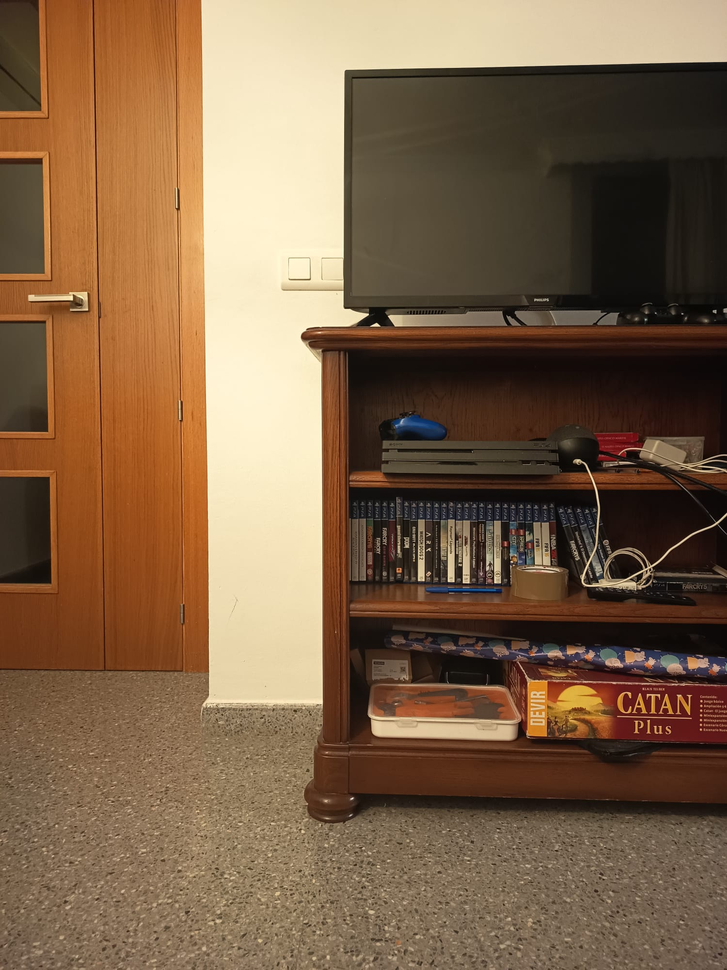
#> input picture OpenCV/Estéreo/mueble_izq.png, 727 x 970 px, shrunk from 1500 x 2000 before the run
$ python geometria_epipolar.py
#> lines starting #> are read from the running program, lines starting #| are printed output that depends on the picture
import cv2 as cv
import matplotlib.pyplot as plt
import numpy as np


class EpipolarGeometry:
    def __init__(self,showImages):

#> called with showImages = False
        self.im_left = cv.imread("mueble_izq.png", cv.IMREAD_GRAYSCALE)
#> self.im_left: shape (970, 727); min 0, max 251, mean 103.6
        self.im_right = cv.imread("mueble_der.png", cv.IMREAD_GRAYSCALE)
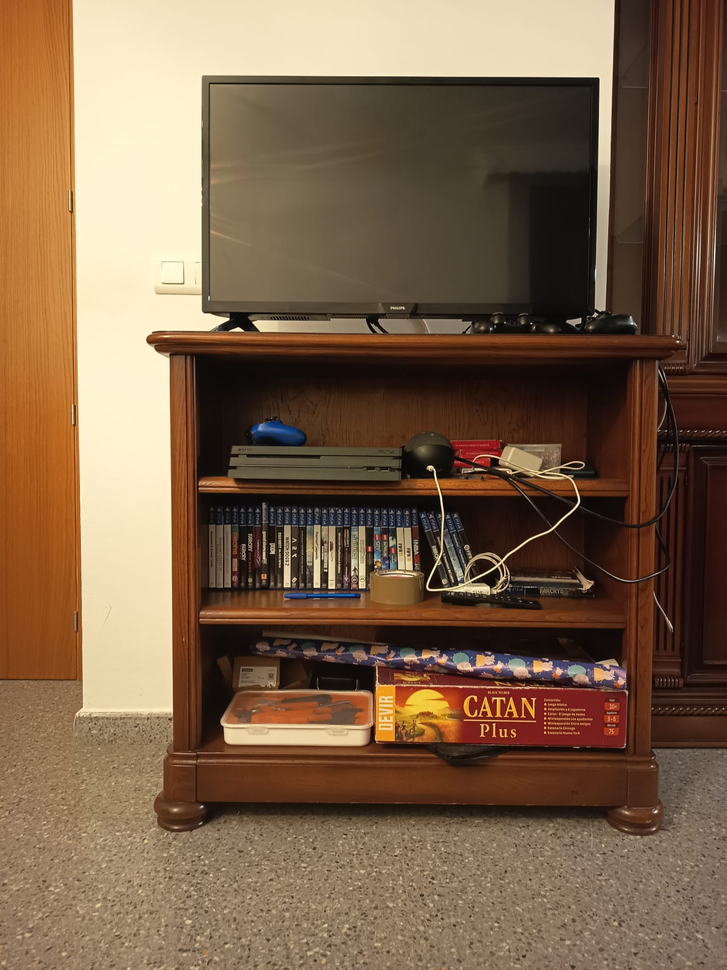
#> input picture OpenCV/Estéreo/mueble_der.png, 727 x 970 px, shrunk from 1500 x 2000 before the run
#> self.im_right: shape (970, 727); min 0, max 255, mean 102.9

        if showImages:
            plt.figure()

            plt.subplot(1,2,1)
            plt.imshow(self.im_left, cmap='gray')
            plt.title("Izquierda")

            plt.subplot(1,2,2)
            plt.imshow(self.im_right, cmap='gray')
            plt.title("Derecha")

            plt.show()

    def dibujar_lineas_epipolar(self):

        objeto_sift = cv.SIFT_create()

        keypoints_left, descriptor_left = objeto_sift.detectAndCompute(self.im_left,None)
#> keypoints_left = 1885 keypoints; strongest (x, y, size): (577, 461, 4), (363, 315, 5.3), (364, 315, 4.1), (451, 577, 5.9)
        keypoints_right, descriptor_right = objeto_sift.detectAndCompute(self.im_right,None)
#> keypoints_right = 2410 keypoints; strongest (x, y, size): (656, 812, 1.8), (228, 319, 2.1), (498, 561, 2), (595, 315, 2.8)

        FLANN_INDEX_KDTREE = 1
        nKDtrees = 5
        nLeafChecks = 50
        indexParams = dict(algorithm = FLANN_INDEX_KDTREE, trees = nKDtrees)
        searchParams = dict(checks = nLeafChecks)
        objeto_flann = cv.FlannBasedMatcher(indexParams,searchParams)

        vecinos = 2
        matches = objeto_flann.knnMatch(descriptor_left, descriptor_right, k=vecinos)
#> matches = 1885 matches

        ptsLeft = []
        ptsRight = []

        testRatio = 0.75

        for i,(m,n) in enumerate(matches):
            if m.distance < testRatio*n.distance:
                ptsLeft.append(keypoints_left[m.queryIdx].pt)
                ptsRight.append(keypoints_right[m.trainIdx].pt)
#> after the loop, ptsLeft = 731 pairs, first value 85.38 to 721.8, second value 72.4 to 961.5; ptsRight = 731 pairs, first value 5.48 to 632.6, second value 78.03 to 965.4

        # Una vez obtenidos los keypoints que hacen match, se calcula la Matriz Fundamental mediante "Least Median of Squares"
        # la máscara devuelve 1 si el match es coherente con F (inlier). En caso de outlier es 0.
        ptsLeft = np.int32(ptsLeft)
#> ptsLeft = 731 pairs, first value 85 to 721, second value 72 to 961
        ptsRight = np.int32(ptsRight)
#> ptsRight = 731 pairs, first value 5 to 632, second value 78 to 965
        F, mask = cv.findFundamentalMat(ptsLeft,ptsRight,cv.FM_LMEDS)
#> F = [[-2.62e-08, -1.56e-05, 0.00516], [5.95e-06, 1.49e-06, -0.223], [-0.00162, 0.224, 1]]; mask = 731 values, max 1 at index 1, min 0 at index 0, mean 0.907

        ptsLeft = ptsLeft[mask.ravel()==1]
#> ptsLeft = 663 pairs, first value 139 to 721, second value 72 to 961
        ptsRight = ptsRight[mask.ravel()==1]
#> ptsRight = 663 pairs, first value 5 to 561, second value 78 to 965

        # Solo para reducir el numero de puntos en el gráfico
        step = 10
        ptsLeft = ptsLeft[::step,:]
#> ptsLeft = 67 pairs, first value 139 to 720, second value 319 to 957
        ptsRight = ptsRight[::step,:]
#> ptsRight = 67 pairs, first value 31 to 556, second value 325 to 965

        # Devuelve los coeficientes [a,b,c] de "ax + by + c = 0" de la linea epipolar de la imagen "2" (derecha)
        linesLeft = cv.computeCorrespondEpilines(ptsRight.reshape(-1,1,2),2,F)
#> linesLeft = 67 rows, first 8: [0.0109, 1, -674.4], [0.0118, 1, -710.3], [0.0172, 1, -911.2], [0.0155, 1, -849.3], [0.0175, 1, -923.7], [0.0156, 1, -850.6], [0.0171, 1, -908.6], [0.0179, 1, -936.7]
        linesLeft = linesLeft.reshape(-1,3)
        im_lines_left, _ = EpipolarGeometry.drawLines(self.im_left,self.im_right,linesLeft,ptsLeft,ptsRight)

        # Devuelve los coeficientes [a,b,c] de "ax + by + c = 0" de la linea epipolar de la imagen "1" (izquierda)
        linesRight = cv.computeCorrespondEpilines(ptsLeft.reshape(-1,1,2),1,F)
        linesRight = linesRight.reshape(-1,3)
        im_lines_right, _ = EpipolarGeometry.drawLines(self.im_right,self.im_left,linesRight,ptsRight,ptsLeft)

        plt.figure()

        plt.subplot(1,2,1)
        plt.imshow(im_lines_left, cmap='gray')
        plt.title("Izquierda")

        plt.subplot(1,2,2)
        plt.imshow(im_lines_right, cmap='gray')
        plt.title("Derecha")

        plt.show()

    @staticmethod
    def drawLines(im_left, im_right, lines, pts_left, pts_right):
        r,c = im_left.shape
#> r = 970; c = 727

        im_left = cv.cvtColor(im_left, cv.COLOR_GRAY2BGR)
        im_right = cv.cvtColor(im_right, cv.COLOR_GRAY2BGR)

        for r,pt1,pt2 in zip(lines,pts_left,pts_right):
            color = tuple(np.random.randint(0,255,3).tolist())

            x0,y0 = map(int,[0,-r[2]/r[1]])
            x1,y1 = map(int,[c,-(r[2]+r[0]*c)/r[1]])

            im_left = cv.line(im_left, (x0, y0), (x1, y1), color, 1)
            im_left = cv.circle(im_left, tuple(pt1), 5, color, -1)
            im_right = cv.circle(im_right, tuple(pt2), 5, color, -1)
#> this loop made 67 passes
#> (r, pt1, pt2, color, y0, y1) on passes 1 to 9: ([0.0109, 1, -674.4], [139, 673], [31, 682], (172, 47, 117), 674, 666), ([0.0118, 1, -710.3], [205, 708], [78, 717], (192, 67, 251), 710, 701), ([0.0172, 1, -911.2], [222, 908], [36, 921], (195, 103, 9), 911, 898), ([0.0155, 1, -849.3], [238, 845], [75, 857], (211, 21, 242), 849, 838), ([0.0175, 1, -923.7], [265, 919], [76, 932], (36, 87, 70), 923, 911), ([0.0156, 1, -850.6], [276, 847], [113, 857], (216, 88, 140), 850, 839), ([0.0171, 1, -908.6], [302, 903], [120, 915], (58, 193, 230), 908, 896), ([0.0179, 1, -936.7], [317, 932], [126, 943], (39, 87, 174), 936, 923), ([0.0164, 1, -880.3], [332, 876], [161, 885], (88, 81, 165), 880, 868)
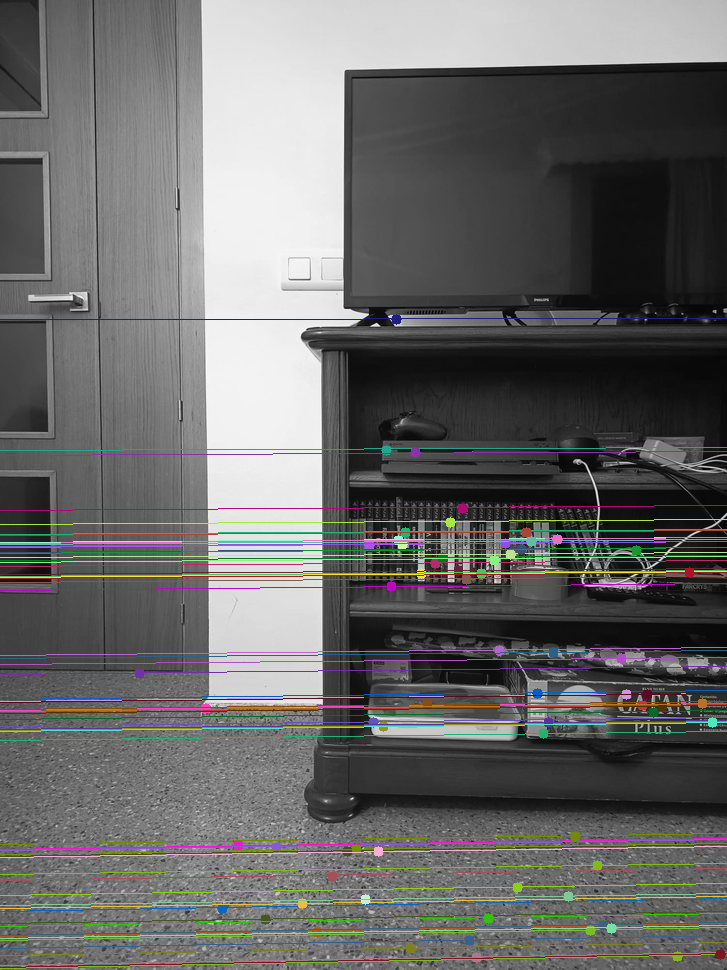
#> im_left: shape (970, 727, 3); mean B, G, R 103.8, 104.7, 104.8
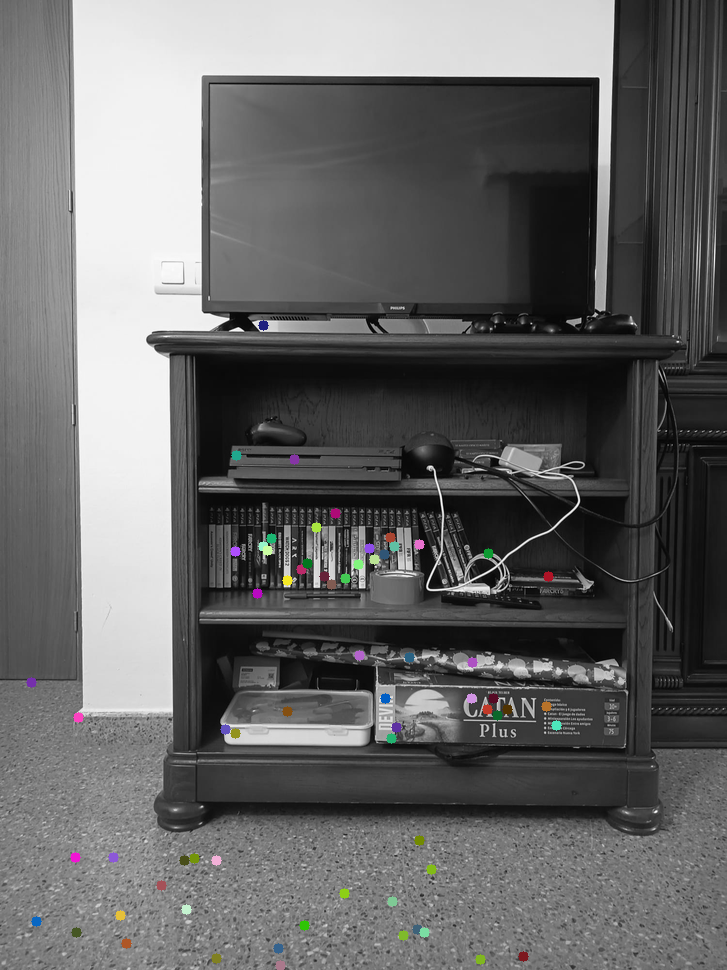
#> im_right: shape (970, 727, 3); mean B, G, R 102.8, 102.9, 103

        return im_left, im_right


def demoViewPics():
    eg = EpipolarGeometry(showImages=True)

def demoDrawEpilines():
    eg = EpipolarGeometry(showImages=False)

    eg.dibujar_lineas_epipolar()
#> in dibujar_lineas_epipolar, `linesRight = cv.computeCorrespondEpilines(ptsLeft.reshape(-1,1,2),1,F)`: linesRight = 67 rows, first 8: [-0.0242, -1, 682.7], [-0.0267, -1, 718.9], [-0.0409, -0.999, 922.2], [-0.0365, -0.999, 858.5], [-0.0418, -0.999, 934.2], [-0.0367, -0.999, 861.1], [-0.0407, -0.999, 918.5], [-0.0427, -0.999, 948.4]
#> the loop in drawLines (call 2), `for r,pt1,pt2 in zip(lines,pts_left,pts_right):` made 67 passes
#> (r, pt1, pt2, color, y0, y1) on passes 1 to 9: ([-0.0242, -1, 682.7], [31, 682], [139, 673], (2, 3, 94), 682, 665), ([-0.0267, -1, 718.9], [78, 717], [205, 708], (226, 107, 13), 719, 699), ([-0.0409, -0.999, 922.2], [36, 921], [222, 908], (112, 40, 72), 923, 893), ([-0.0365, -0.999, 858.5], [75, 857], [238, 845], (19, 95, 72), 859, 832), ([-0.0418, -0.999, 934.2], [76, 932], [265, 919], (154, 194, 248), 934, 904), ([-0.0367, -0.999, 861.1], [113, 857], [276, 847], (180, 67, 236), 861, 835), ([-0.0407, -0.999, 918.5], [120, 915], [302, 903], (61, 14, 96), 919, 889), ([-0.0427, -0.999, 948.4], [126, 943], [317, 932], (4, 195, 237), 949, 918), ([-0.0388, -0.999, 891.6], [161, 885], [332, 876], (139, 252, 86), 892, 864)
#> pass 1, in drawLines (call 2), `im_left = cv.line(im_left, (x0, y0), (x1, y1), color, 1)`:
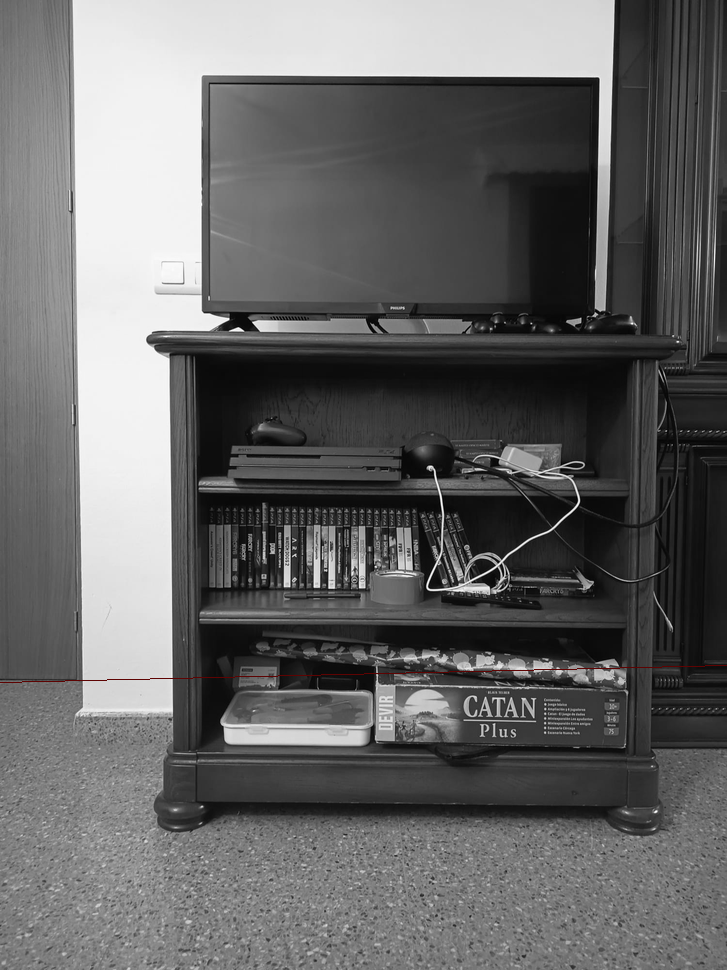
#> im_left: shape (970, 727, 3); mean B, G, R 102.8, 102.8, 102.9
#> after the loop in drawLines (call 2), `for r,pt1,pt2 in zip(lines,pts_left,pts_right):`:
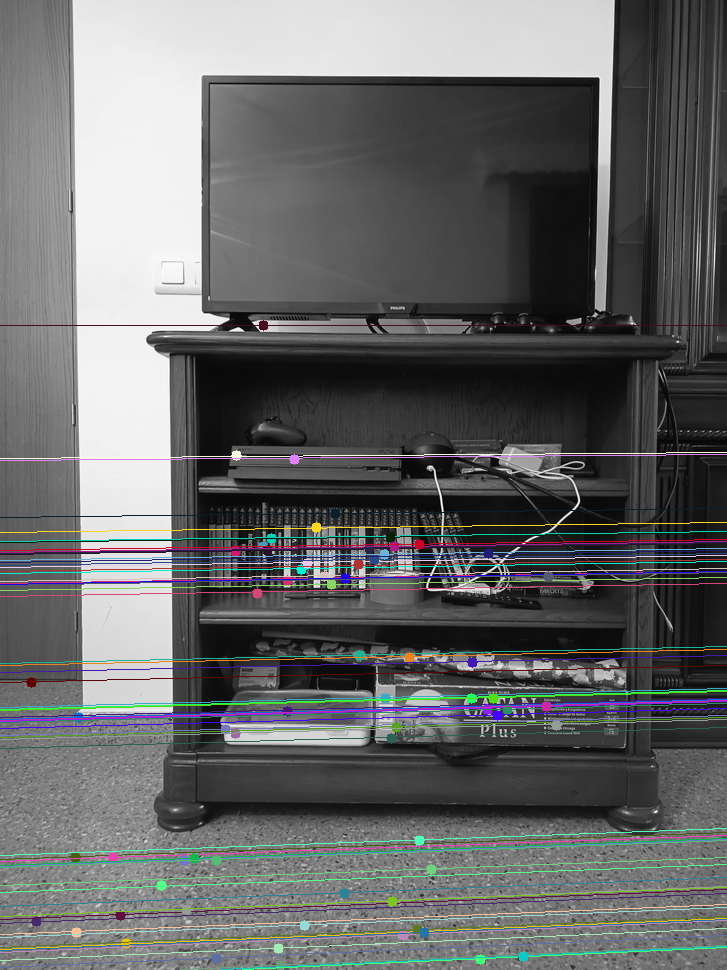
#> im_left: shape (970, 727, 3); mean B, G, R 104.5, 104.3, 103.2
#> after the loop in drawLines (call 2), `for r,pt1,pt2 in zip(lines,pts_left,pts_right):`:
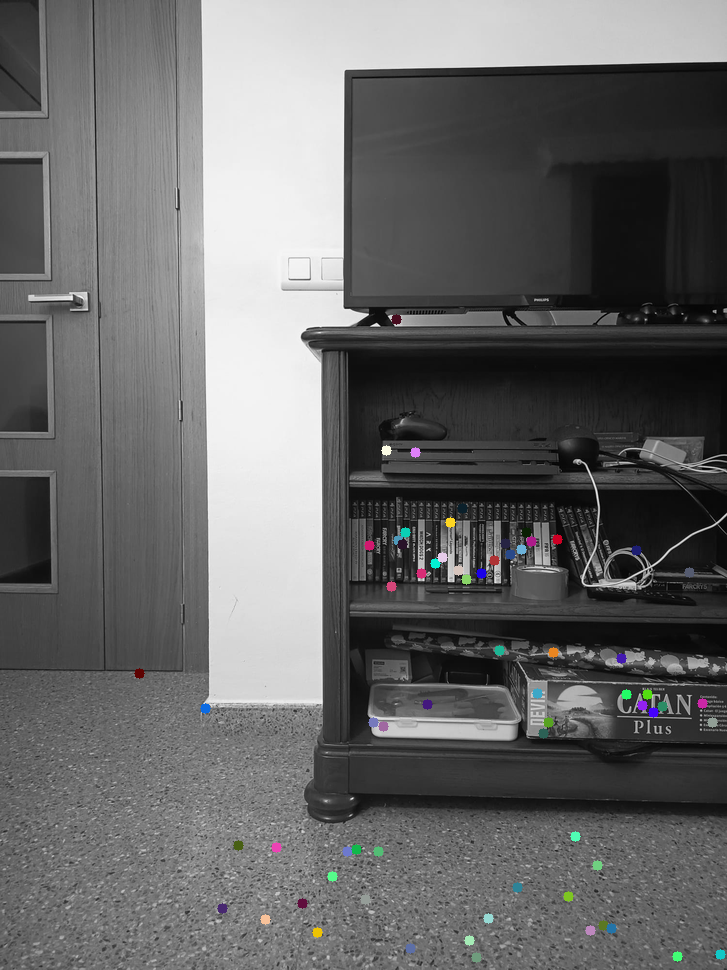
#> im_right: shape (970, 727, 3); mean B, G, R 103.8, 103.8, 103.7


if __name__ == '__main__':
    #demoViewPics()

    demoDrawEpilines()
